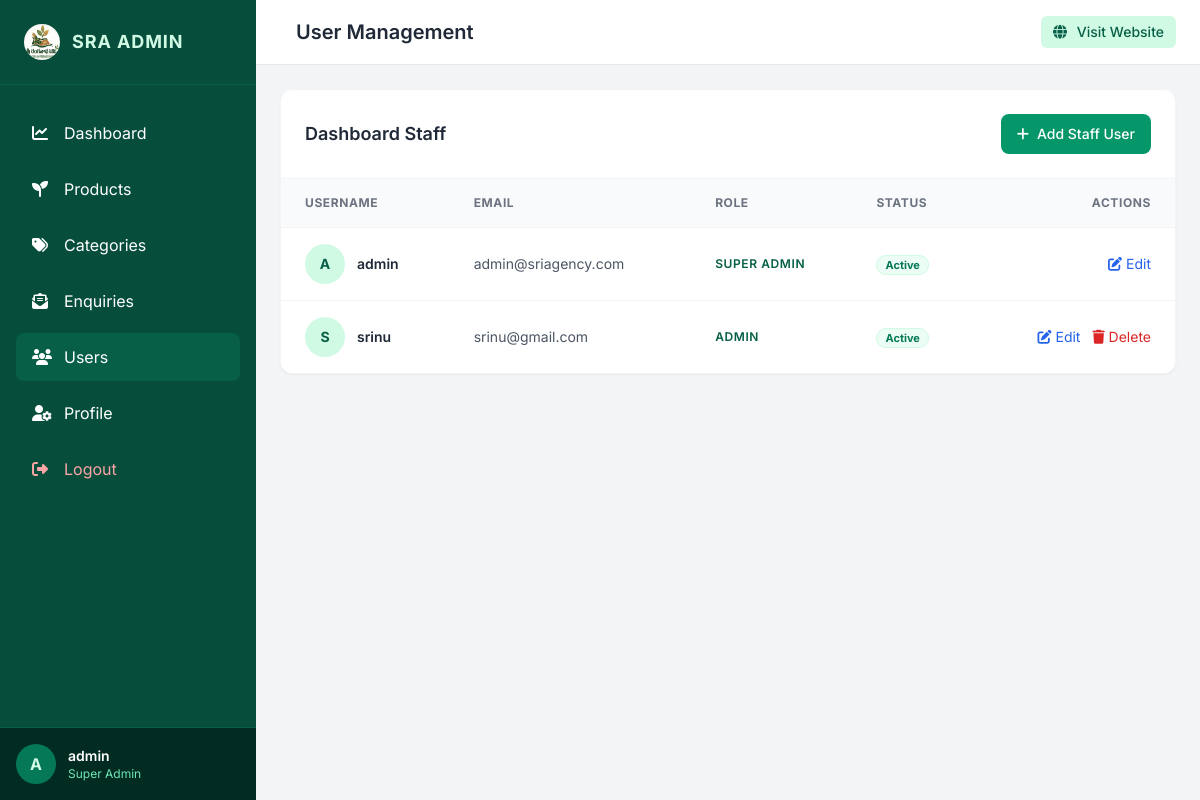
Page /dashboard/users/ (signed in) on the earlier database version.
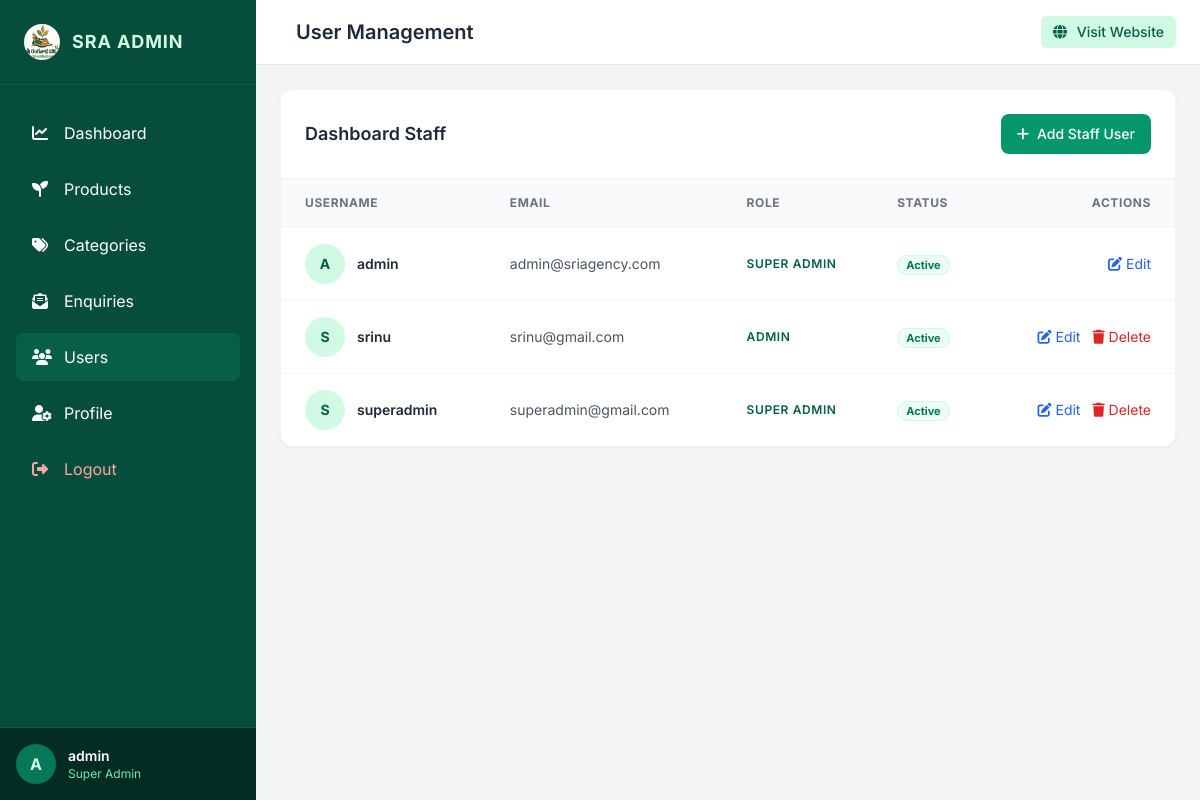
Same page on the later database version.
### accounts/models.py (models this page shows, shortened)
class User(AbstractUser):
    ROLE_CHOICES = (
        ('super_admin', 'Super Admin'),
        ('admin', 'Admin'),
        ('store_manager', 'Store Manager'),
    )
    role = models.CharField(max_length=20, choices=ROLE_CHOICES, default='store_manager')
    avatar = models.ImageField(upload_to='avatars/', null=True, blank=True)
    phone = models.CharField(max_length=15, null=True, blank=True)
    objects = UserManager()

### dashboard/views.py (the view)
        def wrapped_view(request, *args, **kwargs):
            if not request.user.is_authenticated:
                return redirect('login')
            if request.user.role in allowed_roles or request.user.is_superuser:
                return view_func(request, *args, **kwargs)
            messages.error(request, "You do not have permission to access this page.")
            return redirect('dashboard_home')

### accounts/views_mgmt.py (called while the page is built)
@login_required
@role_required(['super_admin', 'admin'])
def user_list(request):
    users = User.objects.all()
    return render(request, 'dashboard/users/list.html', {'users': users})

### dashboard/views.py (called while the page is built)
def role_required(allowed_roles):
    def decorator(view_func):
        def wrapped_view(request, *args, **kwargs):
            if not request.user.is_authenticated:
                return redirect('login')
            if request.user.role in allowed_roles or request.user.is_superuser:
                return view_func(request, *args, **kwargs)
            messages.error(request, "You do not have permission to access this page.")
            return redirect('dashboard_home')
        return wrapped_view
    return decorator

### templates/dashboard/users/list.html (shortened to what this page needs)
{% extends 'dashboard/base.html' %}
{% block header_title %}User Management{% endblock %}
{% block content %}
<div class="bg-white rounded-xl shadow-sm border border-gray-100 overflow-hidden">
  <div class="p-6 border-b border-gray-100 flex items-center justify-between flex-wrap gap-4">
    <h3 class="text-lg font-bold text-gray-800 font-semibold">Dashboard Staff</h3>
    {% if request.user.role == 'super_admin' %}
      <a href="{% url 'user_add' %}" class="bg-emerald-600 hover:bg-emerald-700 text-white text-sm font-medium px-4 py-2.5 rounded-lg transition-colors flex items-center">
        <i class="fa-solid fa-plus mr-2"></i> Add Staff User
      </a>
    {% endif %}
  </div>
  <div class="overflow-x-auto">
    <table class="w-full text-left border-collapse">
      <thead>
        <tr class="bg-gray-50 border-b border-gray-100 text-xs font-semibold text-gray-500 uppercase tracking-wider">
          <th class="p-4 pl-6">Username</th>
          <th class="p-4">Email</th>
          <th class="p-4">Role</th>
          <th class="p-4">Status</th>
          <th class="p-4 pr-6 text-right">Actions</th>
        </tr>
      </thead>
      <tbody class="divide-y divide-gray-100 text-sm text-gray-700">
        {% for u in users %}
          <tr class="hover:bg-gray-50 transition-colors">
            <td class="p-4 pl-6 flex items-center space-x-3">
              {% if u.avatar %}
                <img src="{{ u.avatar.url }}" alt="{{ u.username }}" class="w-10 h-10 rounded-full object-cover border border-gray-200" loading="lazy" width="800" height="600">
              {% else %}
                <div class="w-10 h-10 rounded-full bg-emerald-100 text-emerald-800 flex items-center justify-center font-bold text-sm">
                  {{ u.username|slice:":1"|upper }}
                </div>
              {% endif %}
              <span class="font-semibold text-gray-800">{{ u.username }}</span>
            </td>
            <td class="p-4 text-gray-600">{{ u.email }}</td>
            <td class="p-4 text-xs font-semibold uppercase tracking-wider text-emerald-800">
              {{ u.get_role_display }}
            </td>
            <td class="p-4">
              <span class="px-2 py-0.5 rounded-full text-[11px] font-bold border {% if u.is_active %}bg-emerald-50 text-emerald-700 border-emerald-100{% else %}bg-red-50 text-red-700 border-red-100{% endif %}">
                {{ u.is_active|yesno:"Active,Inactive" }}
              </span>
            </td>
            <td class="p-4 pr-6 text-right space-x-2">
              {% if request.user.role == 'super_admin' %}
                <a href="{% url 'user_edit' u.id %}" class="text-blue-600 hover:text-blue-900 transition-colors"><i class="fa-solid fa-pen-to-square"></i> Edit</a>
                {% if u != request.user %}
                  <a href="{% url 'user_delete' u.id %}" onclick="return confirm('Permanently delete this staff member?')" class="text-red-600 hover:text-red-900 transition-colors"><i class="fa-solid fa-trash"></i> Delete</a>
                {% endif %}
              {% else %}
                <span class="text-xs text-gray-400">No Permissions</span>
              {% endif %}
            </td>
          </tr>
        {% endfor %}
      </tbody>
    </table>
  </div>
</div>
{% endblock %}

### templates/dashboard/base.html (shortened to what the changed rows need)
{% load static %}
<!DOCTYPE html>
<html lang="en">
<head>
  <script src="https://cdn.tailwindcss.com"></script>
  <link rel="stylesheet" href="https://cdnjs.cloudflare.com/ajax/libs/font-awesome/6.4.0/css/all.min.css">
</head>
<body class="flex bg-gray-100 min-h-screen">
  <aside id="sidebar" class="bg-emerald-900 text-white w-64 min-h-screen flex flex-col transition-all duration-300 ease-in-out z-30 fixed lg:static -translate-x-full lg:translate-x-0">
    <div class="p-4 border-t border-emerald-800 flex items-center space-x-3 bg-emerald-950">
      {% if request.user.avatar %}
        <img src="{{ request.user.avatar.url }}" alt="Avatar" class="w-10 h-10 rounded-full object-cover" loading="lazy" width="800" height="600">
      {% else %}
        <div class="w-10 h-10 rounded-full bg-emerald-700 flex items-center justify-center font-bold text-emerald-100">
          {{ request.user.username|slice:":1"|upper }}
        </div>
      {% endif %}
      <div class="flex-1 min-w-0">
        <p class="text-sm font-semibold truncate">{{ request.user.username }}</p>
        <p class="text-xs text-emerald-300 capitalize truncate">{{ request.user.get_role_display }}</p>
      </div>
    </div>
  </aside>
  <div class="flex-1 flex flex-col min-w-0 overflow-hidden lg:pl-0">
    <header class="bg-white border-b border-gray-200 px-6 py-4 flex items-center justify-between z-10">
      <div class="flex items-center space-x-4">
        <h1 class="text-xl font-semibold text-gray-800">{% block header_title %}SRA Admin Dashboard{% endblock %}</h1>
      </div>
    </header>
<main id="main-content">
    <main class="flex-1 overflow-y-auto p-6">
      {% block content %}{% endblock %}
    </main>
  </div>
</body>
</html>

Differences in the rows shown:
added User: username "S", username "superadmin", email "superadmin@gmail.com", role "SUPER ADMIN", is_active "Active", shows "Delete"
